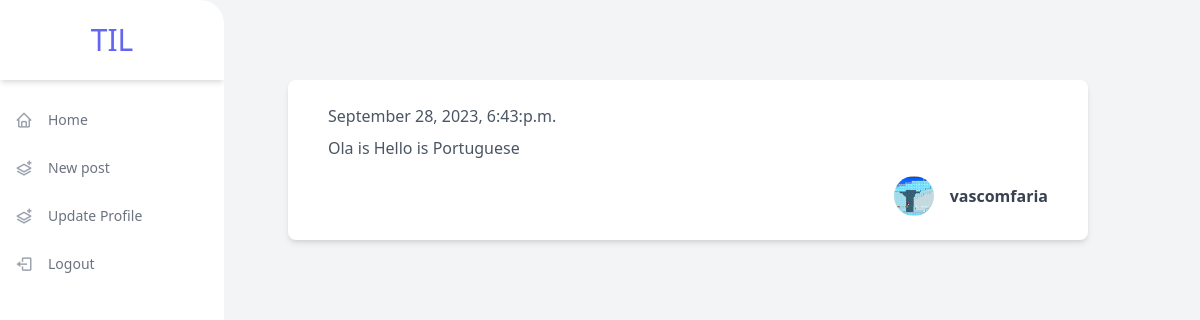
/2/ (signed in), run on the app's committed database.
### feed/models.py (models this page shows, shortened)
class Post(models.Model):
    text = models.CharField(max_length=240)
    date = models.DateTimeField(auto_now=True)
    author = models.ForeignKey(
        User,
        on_delete=models.CASCADE,
    )

### feed/views.py (the view)
# urls.py: path("<int:pk>/", views.PostDetailView.as_view(), name="detail"),
class PostDetailView(DetailView):
    http_method_names = ["get"]
    template_name = "feed/detail.html"
    model = Post
    context_object_name = "post"

### feed/templates/feed/detail.html (shortened to what this page needs)
{% extends "base.html" %}
{% block body %}
    {% include "includes/post.html" with post=post %}
{% endblock body %}

### til/templates/includes/post.html
{%load static %}
{% load thumbnail %}
<div class="max-w-4xl px-10 my-4 py-6 bg-white rounded-lg shadow-md" style='width: 50rem'>
    <div class="flex justify-between items-center">
        <span class="font-light text-gray-600">{{ post.date|date:"F j, Y, g:i:a" }}</span>
    </div>
    <div class="mt-2">
        <p class="mt-2 text-gray-600">{{ post.text }}</p>
    </div>
    <div class="flex justify-between items-center mt-4">
        {% if show_detail_link %}
            <a class="text-blue-600 hover:underline" href="{% url 'feed:detail' post.id %}">
                Read more
            </a>
        {% else %}
            <span>&nbsp;</span>
        {% endif %}
        <div>
            <a class="flex items-center" href="{% url 'profiles:detail' post.author.username %}">
                {% thumbnail post.author.profile.image "373x373" crop="center" as im %}
                    <img class="mx-4 w-10 h-10 object-cover rounded-full hidden sm:block" src="{{ im.url }}" alt="avatar">
                {% endthumbnail %}
                <h1 class="text-gray-700 font-bold">{{ post.author.username }}</h1>
            </a>
        </div>
    </div>
</div>

### data on the page
Post: date "September 28, 2023, 6:43:p.m.", text "Ola is Hello is Portuguese", author.username "vascomfaria"
